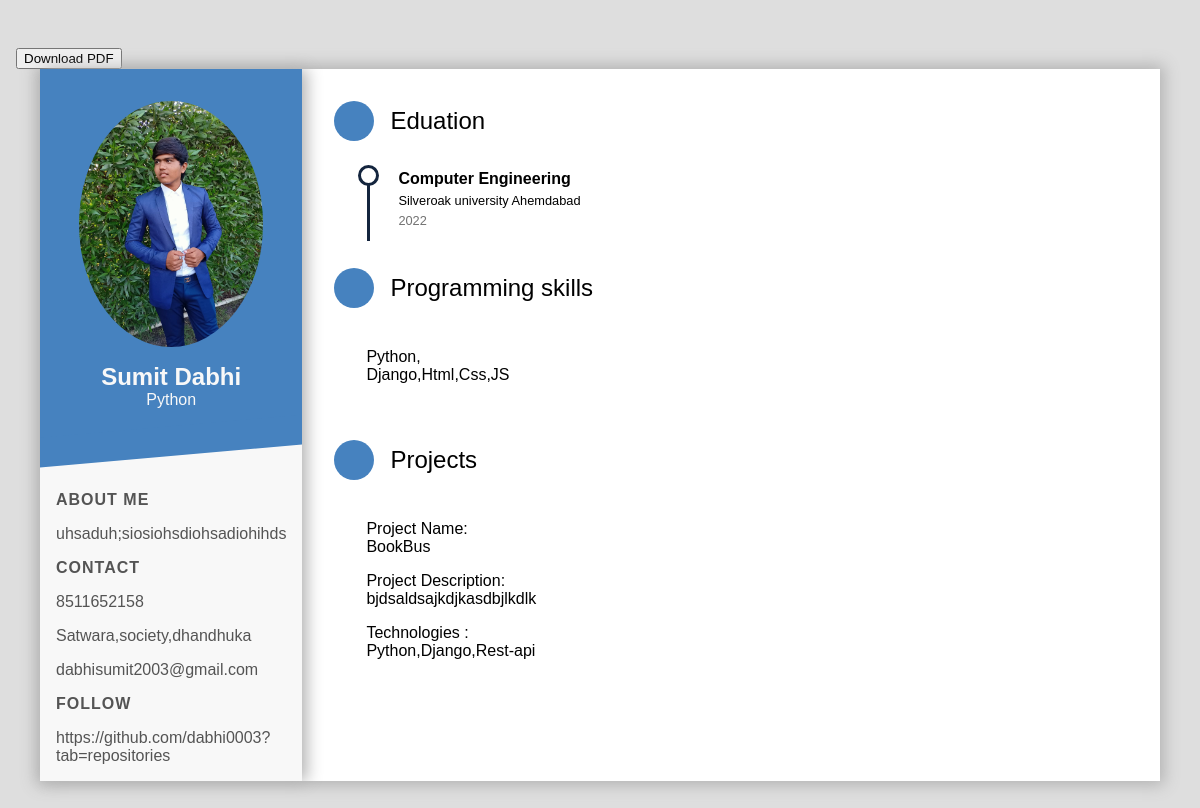
The app's page /core/template2/, older data.
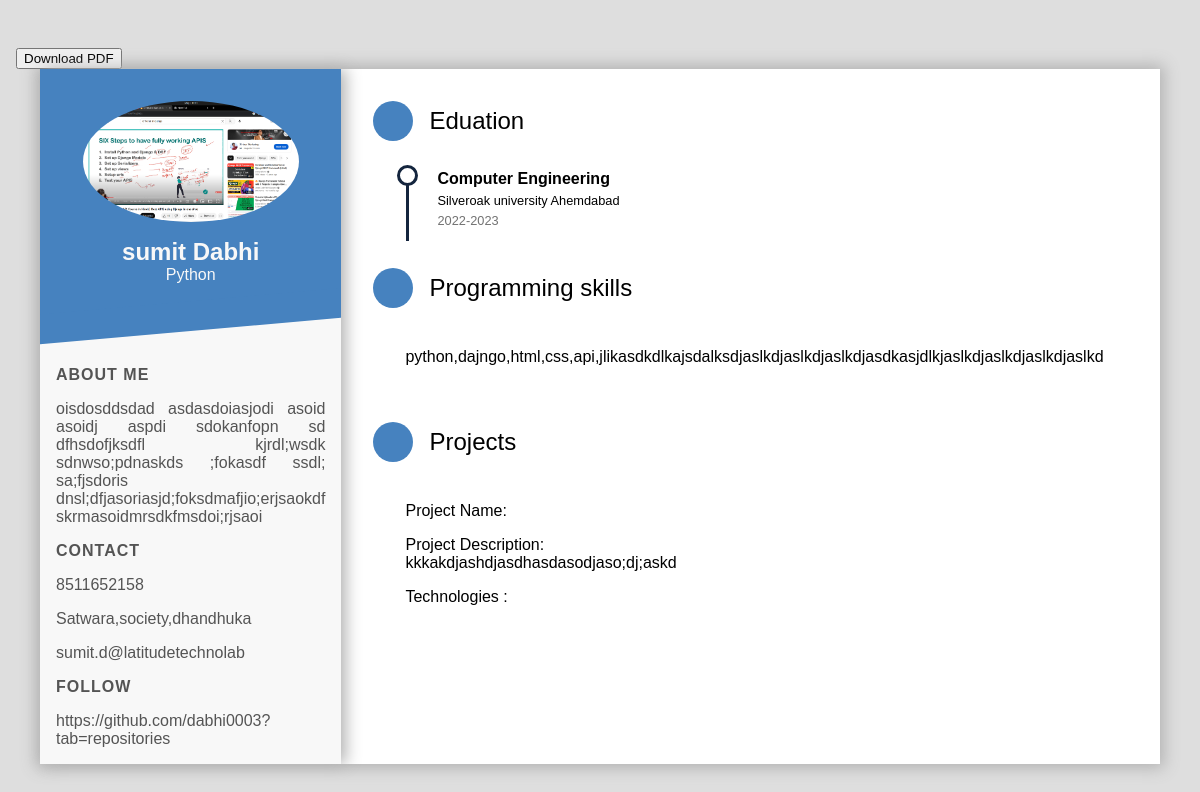
The same page, newer data.
### core/models.py (models this page shows, shortened)
class Resume(models.Model):
    user=models.ForeignKey(User, on_delete=models.CASCADE,null=True,blank=True)
    first_name = models.CharField(max_length=100)
    last_name = models.CharField(max_length=100)
    contact_number = models.CharField(max_length=20)
    email = models.EmailField()
    address = models.CharField(max_length=200)
    github_link = models.URLField(blank=True)
    linkedin_link = models.URLField(blank=True)
    professional_summary = models.CharField(max_length=350,blank=True,null=True)
    degree = models.CharField(max_length=100)
    institution = models.CharField(max_length=200)
    int_address = models.CharField(max_length=100,blank=True,null=True)
    year = models.CharField(max_length=10)
    courses = models.TextField()
    job_title = models.CharField(max_length=100,null=True,blank=True)
    company = models.CharField(max_length=200,null=True,blank=True)
    location = models.CharField(max_length=100,null=True,blank=True)
    start_date = models.DateField(null=True,blank=True)
    end_date = models.DateField(null=True,blank=True)
    description = models.CharField(max_length=150,null=True,blank=True)
    name = models.CharField(max_length=150,blank=True,null=True)
    title = models.CharField(max_length=100,blank=True)
    project_description = models.CharField(max_length=150,blank=True,null=True)
    technologies = models.CharField(max_length=200,blank=True,null=True)
    image=models.ImageField(upload_to='profile/',null=True,blank=True)

### core/views.py (the view)
# urls.py: path("template2/",TemplateView2.as_view(),name="template2"),
class TemplateView2(View):
    def get(self,request):
        details=Resume.objects.latest('id')
        return render(request,"template2.html",{"details":[details]})

### core/templates/template2.html (shortened to what this page needs)
<html>
<body>
  <button id="download-btn" class="exclude-from-pdf">Download PDF</button>
{% for data in details %}
<div class="wrapper">
    <div class="intro">
      <div class="profile">
        <div class="photo">
          <img src="{{data.image.url}}">
        </div>
        <div class="bio">
          <h1 class="name">{{data.first_name}} {{data.last_name}}</h1>
          <p class="profession">{{data.job_title}}</p>
        </div>
      </div>
      <div class="intro-section about">
        <h1 class="title">about me</h1>
        <p class="paragraph">
          {{data.professional_summary}}
        </p>
      </div>
      <div class="intro-section contact">
        <h1 class="title">Contact</h1>
        <div class="info-section">
          <span>{{data.contact_number}}</span>
        </div>
        <div class="info-section">
          <span>{{data.address}}</span>
        </div>
        <div class="info-section">
          <span>{{data.email}}</span>
        </div>
      </div>
      <div class="intro-section follow">
        <h1 class="title">Follow</h1>
        <div class="info-section link">
          <a target="_blank" rel="author" href="{{data.github_link}}">
            <span>{{data.linkedin_link}}</span>
          </a>
        </div>
      </div>
    </div>
    <div class="detail">
      <div class="detail-section edu">
        <div class="detail-title">
          <div class="title-icon">
          </div>
          <span>Eduation</span>
        </div>
        <div class="detail-content">
          <div class="timeline-block">
            <h1>{{data.courses}}</h1>
            <p>{{data.institution}}  {{data.int_address}}</p>
            <time>{{data.year}}</time>
          </div>
        </div>
      </div>
      <div class="detail-section pg-skill">
        <div class="detail-title">
          <div class="title-icon">
          </div>
          <span>Programming skills</span>
        </div>
        <div class="detail-content">
          <ul class="pg-list">
            <li>
              <span>{{data.name}}</span>
            </li>
          </ul>
        </div>
      </div>
      <div class="detail-section pg-skill">
        <div class="detail-title">
          <div class="title-icon">
          </div>
          <span>Projects</span>
        </div>
        <div class="detail-content">
          <ul class="pg-list">
                <p id="more-about">Project Name:<br><span>{{data.title}}</span></p>
                <p id="more-about">Project Description:<br><span>{{data.project_description}}</span></p>
                <p id="more-about">Technologies :<br><span>{{data.technologies }}</span></p>
          </ul>
        </div>
      </div>
          </div>
        </div>
  {% endfor %}
</body>
</html>

### core/templates/template2.html (style rules this page uses)
:root { --color-gray-light-1: #f8f8f8; --color-gray-light-2: #e9e9e9; --color-gray-light-3: #dedede; --color-gray-dark-1: #545454; --color-gray-dark-2: #737373; --color-gray-dark-3: #9a9a9a; --color-blue-dark-1: #00387f; --color-tiffany: #00a6a6; --profile-theme: #4682bf; --timeline-circle-theme: #14253e; --pgbar-length: 100%; --MATH-PI: 3.1415px; --percent: 100; }
html { font-size: 100%; font-family: 'PT Sans', sans-serif; }
* { box-sizing: border-box; }
body { margin: 0; padding: 3rem 1rem; min-height: 100vh; background-color: var(--color-gray-light-3); }
.wrapper { margin: 0 auto; max-width: 70rem; background-color: var(--color-gray-light-2); display: flex; box-shadow: 0px 0px 15px 4px #b3b3b3; }
.intro { flex: 0 0 250px; background-color: var(--color-gray-light-1); box-shadow: 5px 0px 15px 0px #b3b3b3; z-index: 5; }
.profile { position: relative; background-color: var(--profile-theme); padding: 2rem 1rem; margin-bottom: 50px; text-align: center; user-select: none; }
.profile::after { content: " "; position: absolute; left: 0; bottom: -15px; width: 100%; height: 30px; background-color: var(--profile-theme); transform: skewY(-5deg); }
.photo img { width: 80%; border-radius: 50%; }
.bio .name { font-size: 1.5rem; text-align: center; color: var(--color-gray-light-1); margin: 0; margin-top: 1rem; }
.bio .profession { font-size: 1rem; text-align: center; color: var(--color-gray-light-1); margin: 0; }
.intro-section { padding: 0 1rem; color: var(--color-gray-dark-1); }
.intro-section .title { font-size: 1rem; font-weight: bold; text-transform: uppercase; letter-spacing: 1px; }
.about .paragraph { text-align: justify; }
.info-section { margin: 1rem 0; }
.info-section span { position: relative; transition: all 0.3s; }
.link a { text-decoration: none; color: inherit; }
.link span::after { position: absolute; content: ''; left: 50%; bottom: -3px; width: 0; height: 2px; background-color: var(--profile-theme); transition: width 0.3s; transition-timing-function: cubic-bezier(.92,.57,.33,1.02); transform: translate(-50%, 0); }
.detail { flex: 1 0 0; background-color: white; padding: 2rem; }
.detail-section { transition: all 0.3s; }
.detail-section:not(:last-of-type) { padding-bottom: 1rem; }
.detail-title { display: flex; align-items: center; }
.detail-section > .detail-content { padding: 1.5rem; padding-left: 2rem; user-select: none; }
.detail-section.edu > .detail-content { padding-left: calc(1.5rem + 10px); }
.title-icon + span { font-size: 1.5rem; transition: all 0.3s; }
.title-icon { display: inline-flex; justify-content: center; align-items: center; padding: 1rem; margin-right: 1rem; width: 2.5rem; height: 2.5rem; background-color: var(--profile-theme); border-radius: 50%; transition: all 0.3s; }
.timeline-block { position: relative; padding-left: 30px; }
.timeline-block h1 { font-size: 1rem; margin: 5px 0; transition: all 0.3s; }
.timeline-block p { font-size: 0.8rem; margin: 5px 0; }
.timeline-block time { font-size: 0.8rem; color: var(--color-gray-dark-2); }
.timeline-block::before { position: absolute; content: ''; width: 15px; height: 15px; background-color: white; border: 3px solid var(--timeline-circle-theme); border-radius: 50%; left: -10px; top: -5px; }
.timeline-block::after { position: absolute; content: ''; width: 3px; height: 100%; background-color: var(--timeline-circle-theme); left: -1px; top: 13px; }
.pg-list, .tool-list, .favor-list { padding: 0; list-style: none; }
.pg-list > li { margin: 1rem 0; display: flex; align-items: center; }
.pg-list > li > span { flex: 0 0 100px; }

Row changes from the older to the newer data that the page shows:
no longer on this page (row unchanged): Resume: image (picture), first_name "Sumit", last_name "Dabhi", job_title "Python", professional_summary "uhsaduh;siosiohsdiohsadiohihds", contact_number "8511652158", address "Satwara,society,dhandhuka", email "dabhisumit2003@gmail.com", linkedin_link "https://github.com/dabhi0003?tab=repositories", courses "Computer Engineering", institution "Silveroak university", int_address "Ahemdabad", year "2022", name "Python, Django,Html,Css,JS", title "BookBus", project_description "bjdsaldsajkdjkasdbjlkdlk", technologies "Python,Django,Rest-api"
added Resume: image (picture), first_name "sumit", last_name "Dabhi", job_title "Python", professional_summary "oisdosddsdad asdasdoiasjodi asoid asoidj aspdi sdokanfopn sd dfhsdofjksdfl kjrdl;wsdk sdnwso;pdnaskds ;fokasdf ssdl; sa;fjsdoris dnsl;dfjasoriasjd;foksdmafjio;erjsaokdf skrmasoidmrsdkfmsdoi;rjsaoi", contact_number "8511652158", address "Satwara,society,dhandhuka", email "sumit.d@latitudetechnolab", linkedin_link "https://github.com/dabhi0003?tab=repositories", courses "Computer Engineering", institution "Silveroak university", int_address "Ahemdabad", year "2022-2023", name "python,dajngo,html,css,api,jlikasdkdlkajsdalksdjaslkdjaslkdjaslkdjasdkasjdlkjaslkdjaslkdjaslkdjaslkd", project_description "kkkakdjashdjasdhasdasodjaso;dj;askd"
